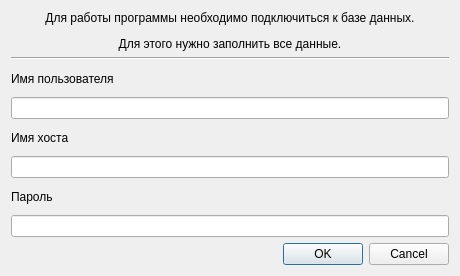
<?xml version="1.0" encoding="UTF-8"?>
<ui version="4.0">
 <class>DatabaseConnectionDialog</class>
 <widget class="QDialog" name="DatabaseConnectionDialog">
  <property name="geometry">
   <rect>
    <x>0</x>
    <y>0</y>
    <width>460</width>
    <height>276</height>
   </rect>
  </property>
  <property name="windowTitle">
   <string>Реестр 223-ФЗ</string>
  </property>
  <property name="windowIcon">
   <iconset resource="../../resources/main.qrc">
    <normaloff>:/images/logo.png</normaloff>:/images/logo.png</iconset>
  </property>
  <property name="modal">
   <bool>true</bool>
  </property>
  <layout class="QVBoxLayout" name="verticalLayout_2">
   <item>
    <layout class="QVBoxLayout" name="verticalLayout">
     <item>
      <widget class="QLabel" name="label">
       <property name="text">
        <string>&lt;html&gt;&lt;head/&gt;&lt;body&gt;&lt;p align=&quot;center&quot;&gt;Для работы программы необходимо подключиться к базе данных.&lt;/p&gt;&lt;p align=&quot;center&quot;&gt;Для этого нужно заполнить все данные.&lt;/p&gt;&lt;/body&gt;&lt;/html&gt;</string>
       </property>
      </widget>
     </item>
     <item>
      <widget class="Line" name="line">
       <property name="orientation">
        <enum>Qt::Horizontal</enum>
       </property>
      </widget>
     </item>
     <item>
      <widget class="QLabel" name="userNameLabel">
       <property name="text">
        <string>Имя пользователя</string>
       </property>
      </widget>
     </item>
     <item>
      <widget class="QLineEdit" name="userNameEdit"/>
     </item>
     <item>
      <widget class="QLabel" name="hostNameLabel">
       <property name="text">
        <string>Имя хоста</string>
       </property>
      </widget>
     </item>
     <item>
      <widget class="QLineEdit" name="hostNameEdit"/>
     </item>
     <item>
      <widget class="QLabel" name="passwordLabel">
       <property name="text">
        <string>Пароль</string>
       </property>
      </widget>
     </item>
     <item>
      <widget class="QLineEdit" name="passwordEdit"/>
     </item>
    </layout>
   </item>
   <item>
    <widget class="QDialogButtonBox" name="buttonBox">
     <property name="orientation">
      <enum>Qt::Horizontal</enum>
     </property>
     <property name="standardButtons">
      <set>QDialogButtonBox::Cancel|QDialogButtonBox::Ok</set>
     </property>
    </widget>
   </item>
  </layout>
 </widget>
 <tabstops>
  <tabstop>userNameEdit</tabstop>
  <tabstop>hostNameEdit</tabstop>
  <tabstop>passwordEdit</tabstop>
  <tabstop>buttonBox</tabstop>
 </tabstops>
 <resources>
  <include location="../../resources/main.qrc"/>
 </resources>
 <connections>
  <connection>
   <sender>buttonBox</sender>
   <signal>accepted()</signal>
   <receiver>DatabaseConnectionDialog</receiver>
   <slot>accept()</slot>
   <hints>
    <hint type="sourcelabel">
     <x>248</x>
     <y>254</y>
    </hint>
    <hint type="destinationlabel">
     <x>157</x>
     <y>274</y>
    </hint>
   </hints>
  </connection>
  <connection>
   <sender>buttonBox</sender>
   <signal>rejected()</signal>
   <receiver>DatabaseConnectionDialog</receiver>
   <slot>reject()</slot>
   <hints>
    <hint type="sourcelabel">
     <x>316</x>
     <y>260</y>
    </hint>
    <hint type="destinationlabel">
     <x>286</x>
     <y>274</y>
    </hint>
   </hints>
  </connection>
 </connections>
</ui>
